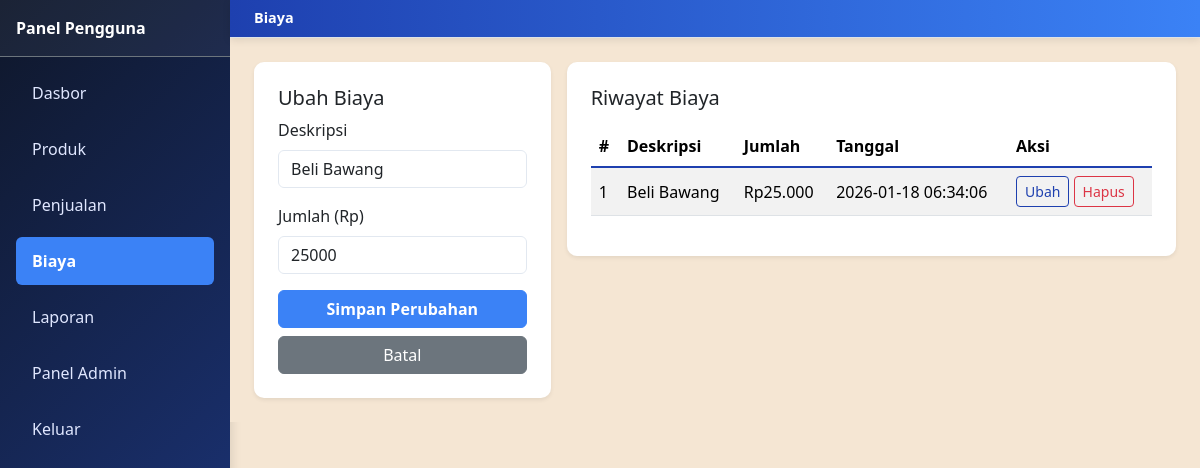
The page /user/expenses.php?edit=1 (signed in) on the database its author committed.
### tables this page shows
CREATE TABLE yukii_expenses (
        id INTEGER PRIMARY KEY AUTOINCREMENT,
        description TEXT NOT NULL,
        amount REAL NOT NULL,
        created_at TEXT NOT NULL DEFAULT CURRENT_TIMESTAMP
    );

### includes/auth.php (called while the page is built, shortened)
<?php
require_once __DIR__ . '/functions.php';
function currentUser(): ?array
{
    return $_SESSION['user'] ?? null;
}

### includes/functions.php (called while the page is built, shortened)
<?php
function sanitizeTablePrefix(string $username): string
{
    $slug = preg_replace('/[^a-zA-Z0-9_]/', '_', strtolower($username));
    $slug = trim($slug, '_');
    return $slug;
}
function userTableNames(string $username): array
{
    $prefix = sanitizeTablePrefix($username);
    return [
        'products' => $prefix . '_products',
        'sales' => $prefix . '_sales',
        'expenses' => $prefix . '_expenses',
    ];
}

### user/expenses.php (the view, shortened to what this page needs)
<?php
require_once __DIR__ . '/../includes/auth.php';
$user = currentUser();
$pdo = getDB();
$tables = userTableNames($user['username']);
$editExpense = null;
if (isset($_GET['edit'])) {
    $id = (int) $_GET['edit'];
    $stmt = $pdo->prepare('SELECT * FROM ' . $tables['expenses'] . ' WHERE id = :id');
    $stmt->execute([':id' => $id]);
    $editExpense = $stmt->fetch();
}
$expenses = $pdo->query('SELECT * FROM ' . $tables['expenses'] . ' ORDER BY created_at DESC')->fetchAll();
?>
<!DOCTYPE html>
<html lang="id">
<head>
    <link href="https://cdn.jsdelivr.net/npm/bootstrap@5.3.3/dist/css/bootstrap.min.css" rel="stylesheet">
    <link href="/assets/css/style.css" rel="stylesheet">
</head>
<body>
<div class="d-flex">
    <div class="sidebar bg-dark text-white">
        <div class="p-3 fw-bold border-bottom border-secondary">Panel Pengguna</div>
        <ul class="nav flex-column p-2">
            <li class="nav-item"><a class="nav-link text-white" href="/user/user_dashboard.php">Dasbor</a></li>
            <li class="nav-item"><a class="nav-link text-white" href="/user/products.php">Produk</a></li>
            <li class="nav-item"><a class="nav-link text-white" href="/user/sales.php">Penjualan</a></li>
            <li class="nav-item"><a class="nav-link text-white active" href="/user/expenses.php">Biaya</a></li>
            <li class="nav-item"><a class="nav-link text-white" href="/user/report.php">Laporan</a></li>
            <?php if ($user['role'] === 'admin'): ?>
                <li class="nav-item"><a class="nav-link text-white" href="/admin/admin_dashboard.php">Panel Admin</a></li>
            <?php endif; ?>
            <li class="nav-item"><a class="nav-link text-white" href="/logout.php">Keluar</a></li>
        </ul>
    </div>
    <div class="flex-grow-1">
        <nav class="navbar navbar-light bg-light border-bottom px-3">
            <span class="navbar-brand">Biaya</span>
        </nav>
        <main class="p-4">
            <div class="row g-3">
                <div class="col-md-4">
                    <div class="card shadow-sm">
                        <div class="card-body">
                            <h5><?php echo $editExpense ? 'Ubah Biaya' : 'Tambah Biaya'; ?></h5>
                            <form method="post">
                                <div class="mb-3">
                                    <label class="form-label">Deskripsi</label>
                                    <input type="text" name="description" class="form-control" value="<?php echo htmlspecialchars($editExpense['description'] ?? '', ENT_QUOTES, 'UTF-8'); ?>" required>
                                </div>
                                <div class="mb-3">
                                    <label class="form-label">Jumlah (Rp)</label>
                                    <input type="number" step="0.01" name="amount" class="form-control" value="<?php echo htmlspecialchars($editExpense['amount'] ?? '0', ENT_QUOTES, 'UTF-8'); ?>" required>
                                </div>
                                <?php if ($editExpense): ?>
                                    <button class="btn btn-primary w-100" type="submit">Simpan Perubahan</button>
                                    <a href="/user/expenses.php" class="btn btn-secondary w-100 mt-2">Batal</a>
                                <?php else: ?>
                                    <input type="hidden" name="action" value="add_expense">
                                    <button class="btn btn-success w-100" type="submit">Simpan</button>
                                <?php endif; ?>
                            </form>
                        </div>
                    </div>
                </div>
                <div class="col-md-8">
                    <div class="card shadow-sm">
                        <div class="card-body">
                            <h5 class="mb-3">Riwayat Biaya</h5>
                            <div class="table-responsive">
                                <table class="table table-striped align-middle">
                                    <thead><tr><th>#</th><th>Deskripsi</th><th>Jumlah</th><th>Tanggal</th><th>Aksi</th></tr></thead>
                                    <tbody>
                                    <?php foreach ($expenses as $e): ?>
                                        <tr>
                                            <td><?php echo (int) $e['id']; ?></td>
                                            <td><?php echo htmlspecialchars($e['description'], ENT_QUOTES, 'UTF-8'); ?></td>
                                            <td>Rp<?php echo number_format((float) $e['amount'], 0, ',', '.'); ?></td>
                                            <td><?php echo htmlspecialchars($e['created_at'], ENT_QUOTES, 'UTF-8'); ?></td>
                                            <td>
                                                <a class="btn btn-sm btn-outline-primary" href="/user/expenses.php?edit=<?php echo (int) $e['id']; ?>">Ubah</a>
                                                <form method="post" class="d-inline" onsubmit="return confirm('Hapus biaya ini?');">
                                                    <button class="btn btn-sm btn-outline-danger" type="submit">Hapus</button>
                                                </form>
                                            </td>
                                        </tr>
                                    <?php endforeach; ?>
                                    </tbody>
                                </table>
                            </div>
                        </div>
                    </div>
                </div>
            </div>
        </main>
    </div>
</div>
</body>
</html>

### assets/css/style.css (style rules this page uses)
:root { --color-peach: #F5E6D3; --color-blue-primary: #1E40AF; --color-blue-bright: #3B82F6; --color-navy: #0F172A; --color-dark-blue: #1E3A8A; }
* { margin: 0; padding: 0; box-sizing: border-box; }
body { background-color: var(--color-peach); font-family: 'Segoe UI', Tahoma, Geneva, Verdana, sans-serif; }
.sidebar { width: 230px; min-height: 100vh; background: linear-gradient(135deg, var(--color-navy) 0%, var(--color-dark-blue) 100%); box-shadow: 2px 0 10px rgba(0, 0, 0, 0.1); }
.sidebar .p-3.fw-bold { background-color: rgba(255, 255, 255, 0.05); border-bottom: 2px solid var(--color-blue-primary); }
.sidebar .nav-link { color: #e0e7ff !important; transition: all 0.3s ease; padding: 12px 16px; margin: 4px 8px; border-radius: 6px; }
.sidebar .nav-link.active { background-color: var(--color-blue-bright); color: white !important; font-weight: 600; }
.navbar { background: linear-gradient(90deg, var(--color-blue-primary) 0%, var(--color-blue-bright) 100%) !important; color: white !important; box-shadow: 0 2px 8px rgba(0, 0, 0, 0.1); padding: 0.25rem 1.5rem !important; min-height: auto; height: 38px; display: flex; align-items: center; }
.navbar .navbar-brand { font-weight: 700; font-size: 0.9rem; color: white !important; margin: 0; padding: 0; line-height: 1; }
.card { border: none; border-radius: 10px; overflow: hidden; transition: all 0.3s ease; background-color: white; }
.card-body { padding: 1.5rem; }
.btn-primary { background-color: var(--color-blue-bright); border-color: var(--color-blue-bright); font-weight: 600; transition: all 0.3s ease; }
.btn-outline-primary { color: var(--color-blue-primary); border-color: var(--color-blue-primary); }
.table-striped>tbody>tr:nth-of-type(odd) { background-color: rgba(59, 130, 246, 0.03); }
.table thead { background: linear-gradient(90deg, var(--color-navy) 0%, var(--color-dark-blue) 100%); color: white; }
.table thead th { font-weight: 700; border-bottom: 2px solid var(--color-blue-primary); }
.form-select, .form-control { border-color: #e2e8f0; border-radius: 6px; transition: all 0.3s ease; }
.d-flex { min-height: 100vh; }
main { background-color: var(--color-peach); }

### rows shown on the page
yukii_expenses: description "Beli Bawang", amount "25000", id "1", amount "25.000", created_at "2026-01-18 06:34:06"
